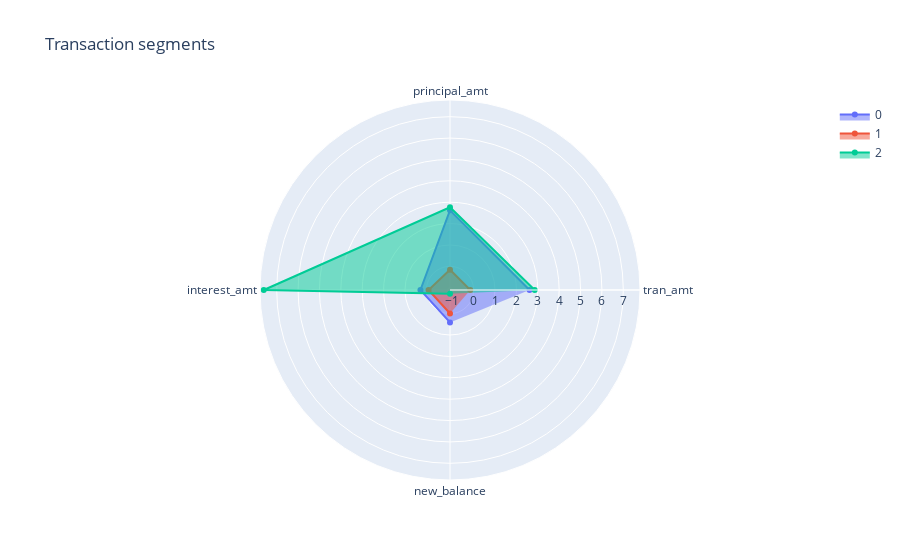

Here is the notebook cell this chart was saved with:
### Code cell
plotRadarChart(radar_scaled, "Transaction segments")

### Figure 1 — Plotly figure (JSON) as saved in the notebook; plotly's stock layout.template omitted (floating-point values rounded to 4 significant figures)
{"data": [{"fill": "toself", "name": "0", "r": [2.615, 2.625, 0.2772, 0.4091], "theta": ["tran_amt", "principal_amt", "interest_amt", "new_balance"], "type": "scatterpolar"}, {"fill": "toself", "name": "1", "r": [-0.1571, -0.1565, -0.1026, -0.008384], "theta": ["tran_amt", "principal_amt", "interest_amt", "new_balance"], "type": "scatterpolar"}, {"fill": "toself", "name": "2", "r": [2.855, 2.762, 7.605, -0.9301], "theta": ["tran_amt", "principal_amt", "interest_amt", "new_balance"], "type": "scatterpolar"}], "layout": {"polar": {"radialaxis": {"visible": true}}, "showlegend": true, "title": {"text": "Transaction segments"}}}
